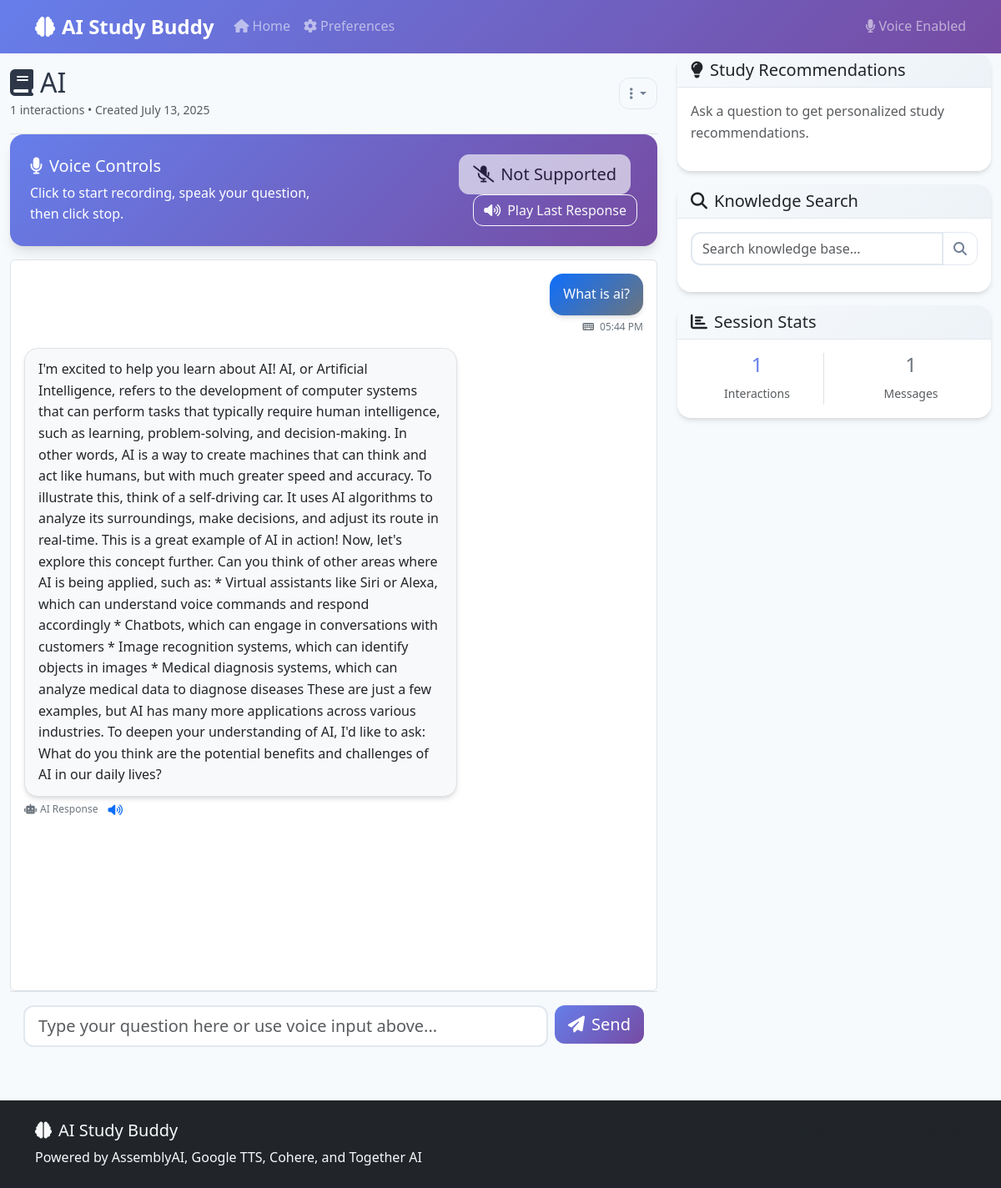
Page /study/6 on the committed database.
### models.py (models this page shows)
class StudySession(db.Model):
    __tablename__ = 'study_sessions'
    id = db.Column(db.Integer, primary_key=True)
    session_name = db.Column(db.String(200), nullable=False)
    created_at = db.Column(db.DateTime, default=datetime.utcnow)
    updated_at = db.Column(db.DateTime, default=datetime.utcnow, onupdate=datetime.utcnow)
    total_interactions = db.Column(db.Integer, default=0)
    conversations = db.relationship('Conversation', backref='session', lazy=True, cascade='all, delete-orphan')

class Conversation(db.Model):
    __tablename__ = 'conversations'
    id = db.Column(db.Integer, primary_key=True)
    session_id = db.Column(db.Integer, db.ForeignKey('study_sessions.id'), nullable=False)
    user_input = db.Column(db.Text, nullable=False)
    ai_response = db.Column(db.Text, nullable=False)
    input_method = db.Column(db.String(20), nullable=False)  # 'voice' or 'text'
    timestamp = db.Column(db.DateTime, default=datetime.utcnow)
    audio_duration = db.Column(db.Float)  # Duration in seconds for voice inputs

### routes/main_routes.py (the view)
@main_bp.route('/study/<int:session_id>')
def study_session(session_id):
    study_session = StudySession.query.get_or_404(session_id)
    conversations = Conversation.query.filter_by(session_id=session_id)\
                                    .order_by(Conversation.timestamp.asc()).all()
    prefs = UserPreferences.query.filter_by(session_id=session.get('session_id', '')).first()
    return render_template('study_session.html',
                         study_session=study_session,
                         conversations=conversations,
                         user_preferences=prefs)

### routes/main_routes.py (called while the page is built)
@main_bp.before_request
def before_request():
    if 'session_id' not in session:
        session['session_id'] = str(uuid.uuid4())
    logger.debug(f"Request: {request.method} {request.path} from {request.remote_addr}")

@main_bp.after_request
def after_request(response):
    response.headers['X-Content-Type-Options'] = 'nosniff'
    response.headers['X-Frame-Options'] = 'DENY'
    response.headers['X-XSS-Protection'] = '1; mode=block'
    return response

### templates/study_session.html (shortened to what this page needs)
{% extends "base.html" %}
{% block content %}
<div class="container-fluid">
    <div class="row">
        <div class="col-lg-8">
            <div class="d-flex justify-content-between align-items-center py-3 border-bottom">
                <div>
                    <h2 class="mb-0">
                        <i class="fas fa-book me-2"></i>{{ study_session.session_name }}
                    </h2>
                    <small class="text-muted">
                        {{ study_session.total_interactions }} interactions •
                        Created {{ study_session.created_at.strftime('%B %d, %Y') }}
                    </small>
                </div>
                <div class="dropdown">
                    <button class="btn btn-outline-secondary dropdown-toggle" type="button" data-bs-toggle="dropdown">
                        <i class="fas fa-ellipsis-v"></i>
                    </button>
                </div>
            </div>
            <div class="voice-controls">
                <div class="row align-items-center">
                    <div class="col-md-6">
                        <h5 class="mb-2">
                            <i class="fas fa-microphone me-2"></i>Voice Controls
                        </h5>
                        <p class="mb-0">Click to start recording, speak your question, then click stop.</p>
                    </div>
                    <div class="col-md-6 text-md-end">
                        <button id="voiceBtn" class="btn btn-light btn-lg me-2">
                        </button>
                        <button id="playLastResponseBtn" class="btn btn-outline-light" disabled>
                            <i class="fas fa-volume-up me-2"></i>Play Last Response
                        </button>
                    </div>
                </div>
            </div>
            <div id="chatContainer" class="chat-container p-3">
                {% for conversation in conversations %}
                    <div class="message user">
                        <div class="message-bubble">
                            {{ conversation.user_input }}
                        </div>
                        <div class="message-meta">
                            <i class="fas fa-{{ 'microphone' if conversation.input_method == 'voice' else 'keyboard' }} me-1"></i>
                            {{ conversation.timestamp.strftime('%I:%M %p') }}
                        </div>
                    </div>
                    <div class="message ai">
                        <div class="message-bubble">
                            {{ conversation.ai_response }}
                        </div>
                        <div class="message-meta">
                            <i class="fas fa-robot me-1"></i>AI Response
                            <button class="btn btn-sm btn-link p-0 ms-2" onclick="speakText('{{ conversation.ai_response|replace("'", "\\'") }}')">
                                <i class="fas fa-volume-up"></i>
                            </button>
                        </div>
                    </div>
                {% endfor %}
            </div>
            <div class="border-top p-3">
                <form id="chatForm" class="row g-2">
                    <div class="col">
                        <input type="text" id="messageInput" class="form-control form-control-lg"
                               placeholder="Type your question here or use voice input above..." maxlength="500">
                    </div>
                    <div class="col-auto">
                        <button type="submit" class="btn btn-primary btn-lg">
                            <i class="fas fa-paper-plane me-2"></i>Send
                        </button>
                    </div>
                </form>
            </div>
        </div>
        <div class="col-lg-4">
            <div class="card">
                <div class="card-header">
                    <h5 class="mb-0">
                        <i class="fas fa-lightbulb me-2"></i>Study Recommendations
                    </h5>
                </div>
                <div class="card-body">
                    <div id="recommendations">
                        <p class="text-muted">Ask a question to get personalized study recommendations.</p>
                    </div>
                </div>
            </div>
            <div class="card mt-3">
                <div class="card-header">
                    <h5 class="mb-0">
                        <i class="fas fa-search me-2"></i>Knowledge Search
                    </h5>
                </div>
                <div class="card-body">
                    <div class="input-group mb-3">
                        <input type="text" id="searchInput" class="form-control" placeholder="Search knowledge base...">
                        <button class="btn btn-outline-secondary" onclick="searchKnowledge()">
                            <i class="fas fa-search"></i>
                        </button>
                    </div>
                </div>
            </div>
            <div class="card mt-3">
                <div class="card-header">
                    <h5 class="mb-0">
                        <i class="fas fa-chart-bar me-2"></i>Session Stats
                    </h5>
                </div>
                <div class="card-body">
                    <div class="row text-center">
                        <div class="col-6">
                            <div class="border-end">
                                <h4 class="text-primary">{{ study_session.total_interactions }}</h4>
                                <small class="text-muted">Interactions</small>
                            </div>
                        </div>
                        <div class="col-6">
                            <h4 class="text-secondary">{{ conversations|length }}</h4>
                            <small class="text-muted">Messages</small>
                        </div>
                    </div>
                </div>
            </div>
        </div>
    </div>
</div>
{% endblock %}

### static/css/style.css (style rules this page uses)
:root { --primary: #667eea; --secondary: #764ba2; --gradient-primary: linear-gradient(135deg, #667eea 0%, #764ba2 100%); --gradient-secondary: linear-gradient(135deg, #f093fb 0%, #f5576c 100%); --text-primary: #2d3748; --text-secondary: #718096; --bg-light: #f7fafc; --border-color: #e2e8f0; --shadow: 0 4px 6px -1px rgba(0, 0, 0, 0.1), 0 2px 4px -1px rgba(0, 0, 0, 0.06); --shadow-lg: 0 10px 15px -3px rgba(0, 0, 0, 0.1), 0 4px 6px -2px rgba(0, 0, 0, 0.05); }
.btn-primary { background: var(--gradient-primary); border: none; transition: all 0.3s ease; }
.text-primary { color: var(--primary) !important; }
body { font-family: 'Segoe UI', Tahoma, Geneva, Verdana, sans-serif; background-color: var(--bg-light); color: var(--text-primary); line-height: 1.6; }
.form-control { border-radius: 0.75rem; border: 2px solid var(--border-color); transition: all 0.3s ease; }
.card { border: none; border-radius: 1rem; box-shadow: var(--shadow); overflow: hidden; }
.card-header { background: linear-gradient(135deg, #f7fafc 0%, #edf2f7 100%); border-bottom: 1px solid var(--border-color); font-weight: 600; }
.btn { border-radius: 0.75rem; font-weight: 500; transition: all 0.3s ease; }
.btn-outline-secondary { border-color: var(--border-color); color: var(--text-secondary); }
.chat-container { background: linear-gradient(to bottom, #ffffff 0%, #f8fafc 100%); }
.message-bubble { box-shadow: var(--shadow); }
.message.user .message-bubble { background: var(--gradient-primary); }
.message.ai .message-bubble { background: #ffffff; border: 1px solid var(--border-color); }
.voice-controls { background: var(--gradient-primary); box-shadow: var(--shadow-lg); }

### templates/study_session.html (style rules this page uses)
.chat-container { height: 70vh; overflow-y: auto; border: 1px solid var(--bs-border-color); border-radius: 0.375rem; background: var(--bs-body-bg); }
.message { margin-bottom: 1rem; animation: fadeIn 0.3s ease-in; }
.message.user { text-align: right; }
.message.ai { text-align: left; }
.message-bubble { display: inline-block; max-width: 70%; padding: 0.75rem 1rem; border-radius: 1rem; word-wrap: break-word; }
.message.user .message-bubble { background: linear-gradient(135deg, var(--bs-primary), var(--bs-secondary)); color: white; }
.message.ai .message-bubble { background: var(--bs-light); color: var(--bs-dark); border: 1px solid var(--bs-border-color); }
.message-meta { font-size: 0.75rem; color: var(--bs-secondary); margin-top: 0.25rem; }
.voice-controls { background: linear-gradient(135deg, #667eea 0%, #764ba2 100%); border-radius: 1rem; padding: 1.5rem; color: white; margin-bottom: 1rem; }

### rows in the picture
StudySession: session_name "AI", total_interactions "1", created_at "July 13, 2025"
Conversation: user_input "What is ai?", timestamp "05:44 PM", ai_response "I'm excited to help you learn about AI! AI, or Artificial Intelligence, refers to the development of computer systems that can perform tasks that typically require human intelligence, such as learning, problem-solving, and decision-making. In other words, AI is a way to create machines that can think and act like humans, but with much greater speed and accuracy. To illustrate this, think of a self-driving car. It uses AI algorithms to analyze its surroundings, make decisions, and adjust its route in real-time. This is a great example of AI in action! Now, let's explore this concept further. Can you think of other areas where AI is being applied, such as: * Virtual assistants like Siri or…"

### other values in the picture
{{ conversations|length }} "1"
